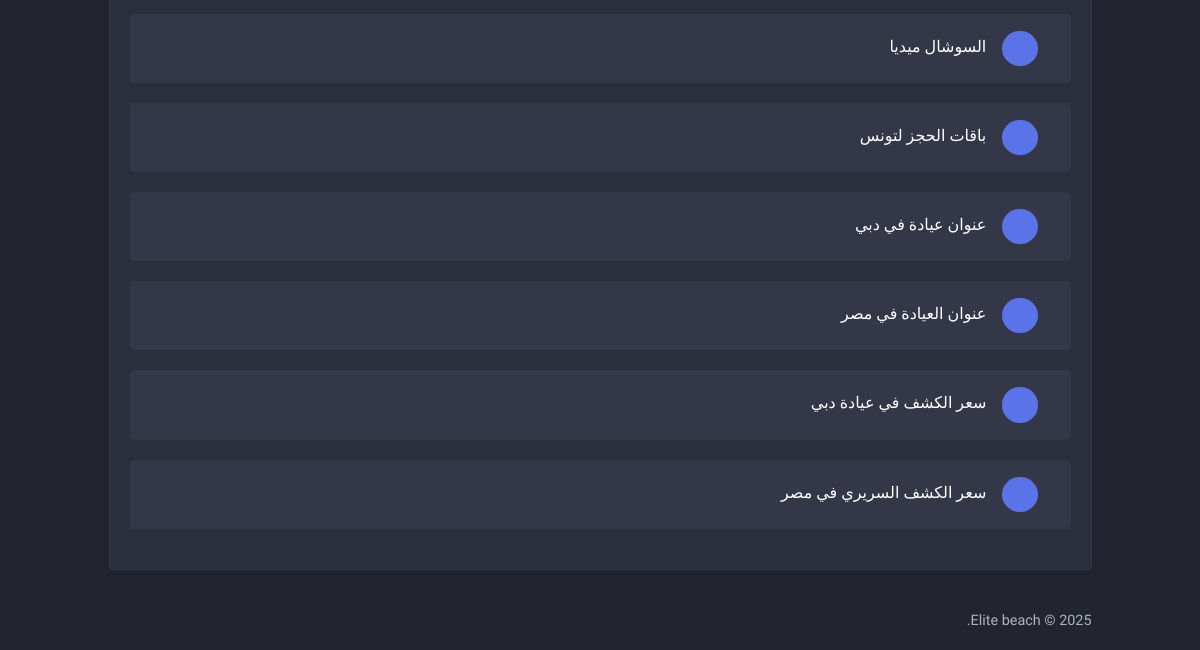
Page /knowledge/1/faq/ (signed in, lower part) on the earlier database version.
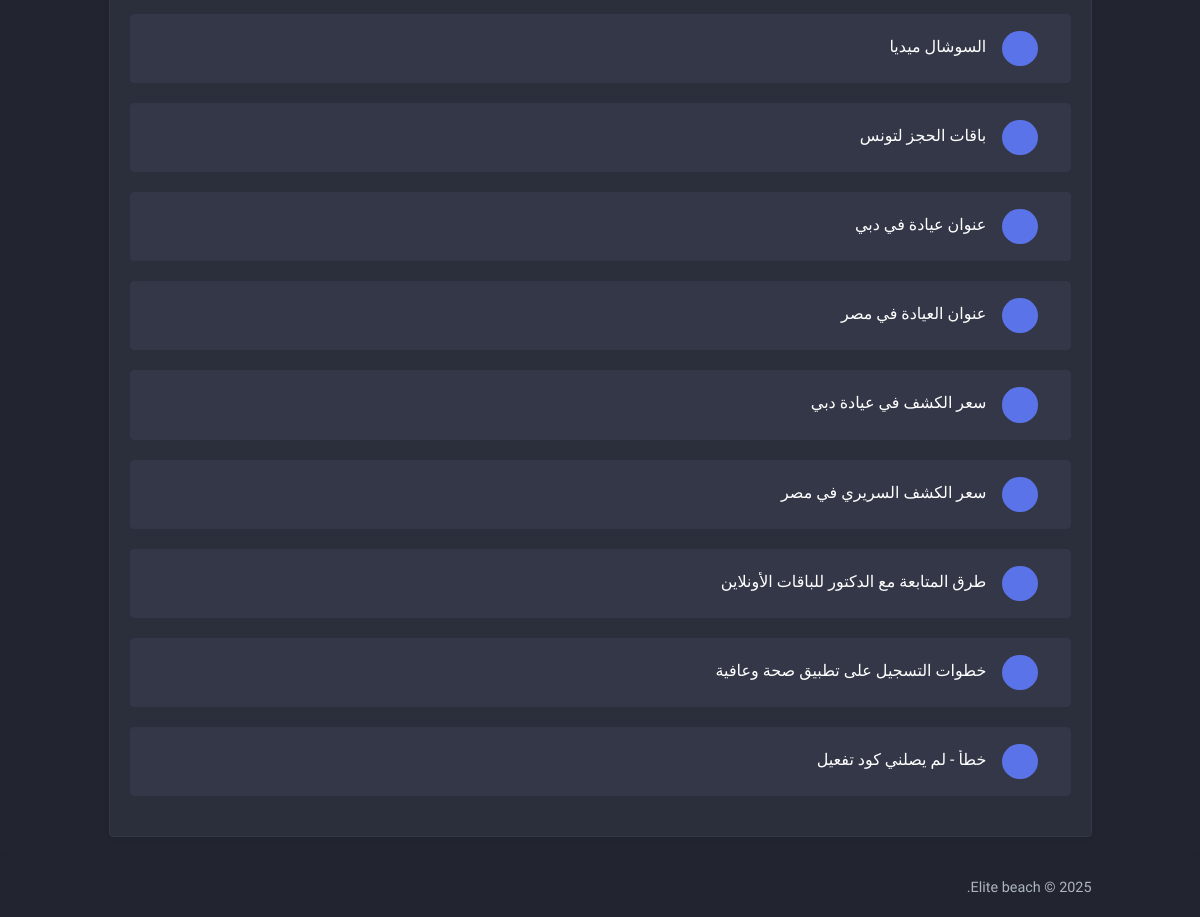
Same page on the later database version.
### knowledge/models.py (models this page shows, shortened)
class KnowledgeBase(models.Model):
    agent = models.ForeignKey(
        OpenAISettings,
        on_delete=models.CASCADE,
        related_name="knowledge_chunks",
        null = True,
    )
    brief = models.CharField(max_length=264, null =True)
    question = models.TextField(verbose_name='Question')
    embedding = models.JSONField(verbose_name='Embedding', null=True, blank=True)
    created_at = models.DateTimeField(auto_now_add=True)

### knowledge/views.py (the view)
# urls.py: path('<int:agent_id>/faq/', views.faq, name="faq"),
@login_required
def faq(request, agent_id: int):
    try:
        agent = get_object_or_404(OpenAISettings, pk=agent_id)
    except ObjectDoesNotExist:
         return render(request, '404_template.html', {'message': f'Agent ID {agent_id} not found.'}, status=404)
    knowledgebase = KnowledgeBase.objects.filter(agent=agent).select_related('agent')
    return render(request, 'knowledge/faq.html',{
        'knowledgebase' : knowledgebase,
        'current_agent': agent,
    })

### core/context_processors.py (called while the page is built)
def global_agents(request):
    return {
        'all_agents': OpenAISettings.objects.all().order_by('agent_name'),
    }

### knowledge/templates/knowledge/faq.html (shortened to what this page needs)
{% extends "core/layout.html" %}
{% load static %}
{% block body %}
<div class="main-content">
    <div class="page-content">
        <div class="container-fluid">
            <div class="row">
                <div class="col-lg-12">
                    <div class="card">
                        <div class="card-body">
                            <div class="row mt-5">
                                <div class="col-xl-12">
                                    <div id="faqs-accordion" class="custom-accordion mt-5 mt-xl-0">
                                        {% for knowledge in knowledgebase %}
                                        <div class="card border shadow-none">
                                            <a class="text-dark collapsed" data-bs-toggle="collapse"
                                                data-bs-target="#faqs-gen-ques-collapse-{{ knowledge.id }}"
                                                aria-expanded="false"
                                                aria-controls="faqs-gen-ques-collapse-{{ knowledge.id }}">
                                                <div class="bg-light p-3">
                                                    <div class="d-flex align-items-center">
                                                        <div class="flex-shrink-0 me-3">
                                                            <div class="avatar-xs">
                                                                <div class="avatar-title rounded-circle font-size-22">
                                                                </div>
                                                            </div>
                                                        </div>
                                                        <div class="flex-grow-1 overflow-hidden">
                                                            <h5 class="font-size-16 mb-1">{{ knowledge.brief }}</h5>
                                                        </div>
                                                        <div class="flex-shrink-0">
                                                            <i
                                                                class="mdi mdi-chevron-up accor-down-icon font-size-16"></i>
                                                        </div>
                                                    </div>
                                                </div>
                                            </a>
                                        </div>
                                        {% endfor %}
                                    </div>
                                </div>
                            </div>
                        </div>
                    </div>
                </div>
            </div>
            </div> </div>
    <footer class="footer">
        <div class="container-fluid">
            <div class="row">
                <div class="col-sm-12">
                    <script>document.write(new Date().getFullYear())</script> © Elite beach.
                </div>
            </div>
        </div>
    </footer>
</div>
{% endblock %}

### core/templates/core/layout.html (shortened to what this page needs)
{% load static %}
<!doctype html>
<html lang="en" dir="rtl">
<head>
    <link rel="stylesheet" href="https://cdn.jsdelivr.net/npm/bootstrap@5.3.0/dist/css/bootstrap.min.css">
    <link href = "{% static 'core/css/style.css'%}" rel="stylesheet">
    <link href="{% static 'core/css/bootstrap-rtl.min.css'%}" id="bootstrap-style" rel="stylesheet" type="text/css" />
    <link href="{% static 'core/css/icons.min.css'%}" rel="stylesheet" type="text/css" />
    <link href="{% static 'core/css/app-rtl.min.css'%} " id="app-style" rel="stylesheet" type="text/css" />
</head>
<body data-layout="horizontal" data-topbar="colored" data-bs-theme="dark">
    {% if user.is_authenticated %}
    <div id="layout-wrapper">
 {%endif%}
    {% block body %}
    {% endblock %}
</body>
</html>

### core/static/core/css/style.css (style rules this page uses)
a,h1,h2,h3,h4,h5,h6,p,button,label,div,span { font-family: "Cairo", sans-serif !important; }

Differences in the rows shown:
added KnowledgeBase: brief "طرق المتابعة مع الدكتور للباقات الأونلاين"
added KnowledgeBase: brief "خطوات التسجيل على تطبيق صحة وعافية"
added KnowledgeBase: brief "خطأ - لم يصلني كود تفعيل"
